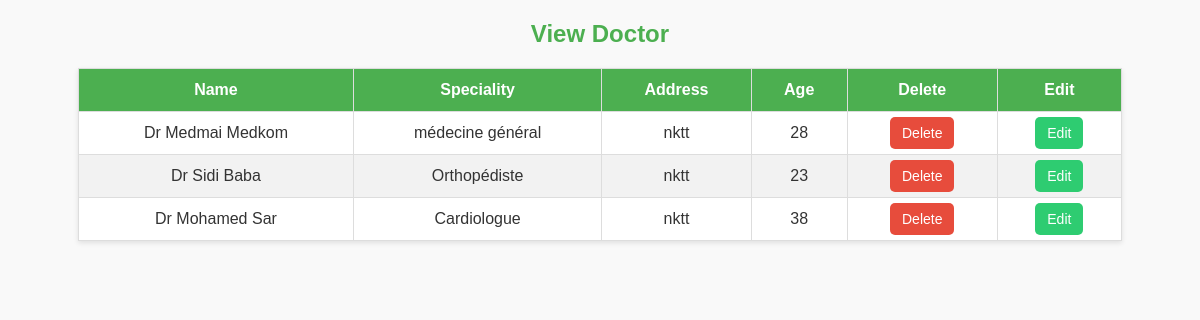
Page /view_doctor/ (signed in) on the committed database.
### Gpatient/models.py (models this page shows, shortened)
class Doctor(models.Model):
    Name = models.CharField(max_length=100)
    department = models.ForeignKey(Department, on_delete=models.CASCADE)
    address = models.CharField(max_length=200)
    age = models.IntegerField()

class Department(models.Model):
    DepId = models.AutoField(primary_key=True)
    name = models.CharField(max_length=200)
    description = models.CharField(max_length=200)

### Gpatient/views.py (the view)
# urls.py: path('view_doctor/', views.view_doctor, name='view_doctor'),
@login_required
def view_doctor(request):
    if not request.user.is_staff:
        return redirect('login')
    doctors = Doctor.objects.select_related('department').all()
    if not doctors:
        error_message = "No doctors found."
        return render(request, 'doctors/view_doctor.html', {'error_message': error_message})
    return render(request, 'doctors/view_doctor.html', {'doctors': doctors})

### Gpatient/templates/doctors/view_doctor.html (shortened to what this page needs)
<!DOCTYPE html>
<html lang="en">
<head>
</head>
<body>
    <h2>View Doctor</h2>
    <table>
        <thead>
            <tr>
                <th>Name</th>
                <th>Speciality</th>
                <th>Address</th>
                <th>Age</th>
                <th>Delete</th>
                <th>Edit</th>
            </tr>
        </thead>
        <tbody>
            {% for i in doctors %}
            <tr>
                <td>{{ i.Name }}</td>
                <td>{{ i.department.name }}</td>
                <td>{{ i.address }}</td>
                <td>{{ i.age }}</td>
                <td><a href="{% url 'delete_doctor' i.id %}" onclick="return confirm('Are you sure you want to delete this?');" class="btn btn-danger">Delete</a></td>
                <td><a href="{% url 'edit_doctor' i.id %}" class="btn btn-success">Edit</a></td>
            </tr>
            {% endfor %}
        </tbody>
    </table>
</body>
</html>

### Gpatient/templates/doctors/view_doctor.html (style rules this page uses)
body { font-family: Arial, sans-serif; margin: 20px; background-color: #f9f9f9; color: #333; }
h2 { text-align: center; color: #4CAF50; margin-bottom: 20px; }
table { width: 90%; margin: 0 auto; border-collapse: collapse; background: #fff; box-shadow: 0 2px 5px rgba(0, 0, 0, 0.1); }
th, td { padding: 12px 15px; text-align: center; border: 1px solid #ddd; }
th { background-color: #4CAF50; color: white; }
tr:nth-child(even) { background-color: #f2f2f2; }
.btn { text-decoration: none; padding: 8px 12px; border-radius: 5px; font-size: 14px; }
.btn-danger { background-color: #e74c3c; color: white; }
.btn-success { background-color: #2ecc71; color: white; }

### rows in the picture
Doctor: Name "Dr Medmai Medkom", department.name "médecine général", address "nktt", age "28"
Doctor: Name "Dr Sidi Baba", department.name "Orthopédiste", address "nktt", age "23"
Doctor: Name "Dr Mohamed Sar", department.name "Cardiologue", address "nktt", age "38"
